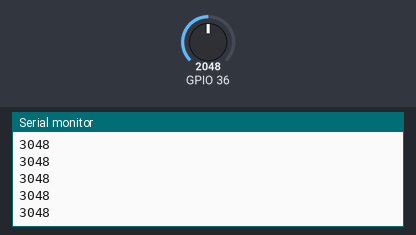
Recording of a sketch running on a simulated ESP32. Parts: the last lines printed to the serial monitor. The inputs (shaded band) are chosen by the test bench; at power-on: GPIO 36 = 2048. Nothing arrives over Bluetooth unless stated; a phone connects over Bluetooth LE 3 s after start.

Above: at 1.2 s.
1.3 s: GPIO 36 set to 2866
At 1.31 s:
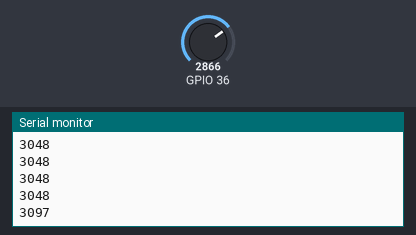
2.8 s: GPIO 36 set to 3603
At 2.86 s:
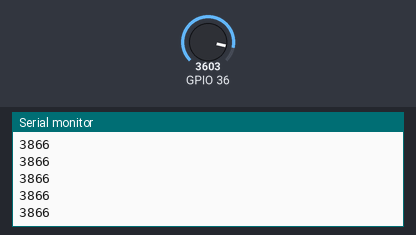
Timing chart, 0 to 5.8 s (numbered marks = the images above; inputs shaded):
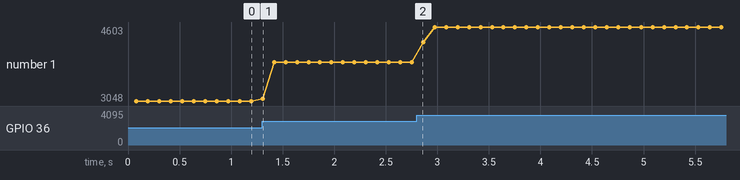

The sketch:

ESP32_Server.ino
```cpp
/*
    Based on Neil Kolban example for IDF: https://github.com/nkolban/esp32-snippets/blob/master/cpp_utils/tests/BLE%20Tests/SampleServer.cpp
    Ported to Arduino ESP32 by Evandro Copercini
    updates by chegewara
*/

#include <BLEDevice.h>
#include <BLEUtils.h>
#include <BLEServer.h>
#include <driver/adc.h>
// See the following for generating UUIDs:
// https://www.uuidgenerator.net/

#define SERVICE_UUID        "4fafc201-1fb5-459e-8fcc-c5c9c331914b"
#define CHARACTERISTIC_UUID "beb5483e-36e1-4688-b7f5-ea07361b26a8"
BLECharacteristic *pCharacteristic;

void setup() {
  Serial.begin(115200);
  Serial.println("Starting BLE work!");
  adc1_config_width(ADC_WIDTH_BIT_12);
  adc1_config_channel_atten(ADC1_CHANNEL_0,ADC_ATTEN_DB_11);

  BLEDevice::init("server");
  BLEServer *pServer = BLEDevice::createServer();
  BLEService *pService = pServer->createService(SERVICE_UUID);
  pCharacteristic = pService->createCharacteristic(
                                         CHARACTERISTIC_UUID,
                                         BLECharacteristic::PROPERTY_READ |
                                         BLECharacteristic::PROPERTY_WRITE
                                       );

  pCharacteristic->setValue("Hello World says Neil");
  pService->start();
  // BLEAdvertising *pAdvertising = pServer->getAdvertising();  // this still is working for backward compatibility
  BLEAdvertising *pAdvertising = BLEDevice::getAdvertising();
  pAdvertising->addServiceUUID(SERVICE_UUID);
  pAdvertising->setScanResponse(true);
  pAdvertising->setMinPreferred(0x06);  // functions that help with iPhone connections issue
  pAdvertising->setMinPreferred(0x12);
  BLEDevice::startAdvertising();
  Serial.println("Characteristic defined! Now you can read it in your phone!");
}
int count = 1000;
int upcount = 0;
int pin = 0;
int sensor = 0;
int tot_avg = 0;
int num_reads = 0;
int avg = 0;
void loop() {
//  Serial.print("Sending: ");

//  Serial.println(count);
  char buffer[80];

  pin = adc1_get_raw(ADC1_CHANNEL_0);
  pin+=1000;
  tot_avg += pin;
  num_reads ++;

  if(num_reads >= 100){
    avg = tot_avg / num_reads;
    Serial.println(avg);
    dtostrf(avg,1,2,buffer);
    pCharacteristic->setValue(buffer);
    avg = 0;
    num_reads = 0;
    tot_avg = 0;
  }


/*  for(count = 1000; count < 2000;count+=10)
  {
    dtostrf(count,1,2,buffer);
    pCharacteristic->setValue(buffer);
    delay(10);
  }
 for(count = 2000; count > 1000;count-=10)
 {

    dtostrf(count,1,2,buffer);
    pCharacteristic->setValue(buffer);
    delay(10);
 }*/


}
```

Measured:
- after the input at 1.3 s, the serial monitor: prints a new line at once (image 1)
- plotted number 1: 3048 → 3866 after the input at 1.3 s, 3866 → 4603 after the input at 2.8 s
